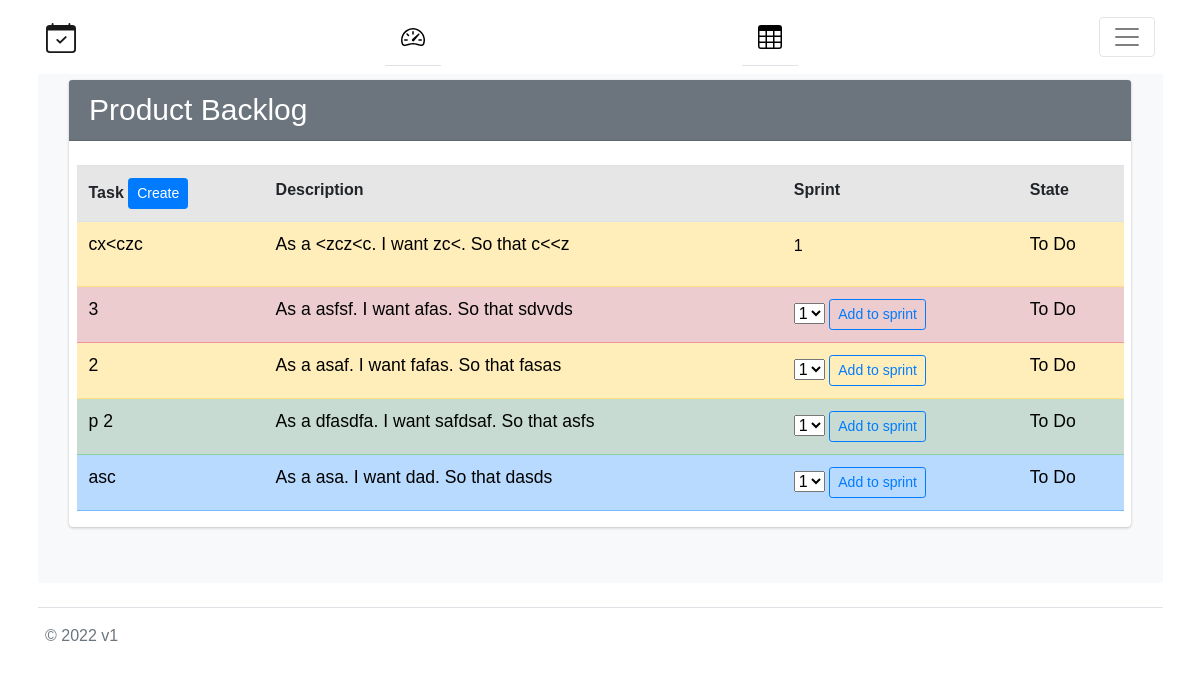
Page /projects/2/product_backlog (signed in) on the committed database.
### scrum/models.py (models this page shows)
class Task(models.Model):
    title = models.TextField()
    as_a = models.TextField()
    i_want = models.TextField()
    so_that = models.TextField()
    annotations = models.TextField()
    points = models.IntegerField()
    created_by = models.ForeignKey(User, on_delete=models.CASCADE, related_name='created_by+')
    created_at = models.DateTimeField(auto_now_add=True)
    assigned_for = models.ManyToManyField(User)
    priority = models.IntegerField()
    TODO = 1
    IN_PROGRESS = 2
    FINISHED = 3
    STATE_CHOICES = (
        (TODO, 'To Do'),
        (IN_PROGRESS, 'In Progress'),
        (FINISHED, 'Finished'),
    )
    state = models.PositiveSmallIntegerField(choices=STATE_CHOICES, blank=True, null=True)

### scrum/views.py (the view)
# urls.py: path('projects/<int:project_id>/product_backlog', scrum_views.product_backlog, name='product-backlog'),
@login_required
def product_backlog(request, project_id=None):
    proj = Project.objects.filter(id=project_id).first()
    user_prof = UserProfile.objects.filter(user=request.user).first()
    tasks = proj.tasks.values()
    for task in tasks:
        task['state_str'] = Task.STATE_CHOICES[task['state']-1][1]
        for sprint in proj.sprints.all():
            if sprint.tasks.filter(id=task['id']).first() != None:
                task['in_sprint'] = sprint.number
                break
            else:
                task['in_sprint'] = 0
    return render(request, 'scrum/product_backlog.html', {'title': f"Product Backlog", 'projects': user_prof.projects.all().values(), 'tasks': tasks,
                                                         'sprints': proj.sprints.values(),'project': proj})

### scrum/templates/scrum/product_backlog.html (shortened to what this page needs)
{% extends "scrum/base2.html" %}
{% block content %}
{% load static %}
<link rel="stylesheet" type="text/css" href="{% static 'users/static/css/all.min.css'  %}">
<link rel="stylesheet" type="text/css" href="{% static 'users/static/css/ekko-lightbox.css' %}">
<link rel="stylesheet" type="text/css" href="{% static 'users/static/css/adminlte.min.css' %}">
<link rel="stylesheet" type="text/css" href="{% static 'users/static/css/OverlayScrollbars.min.css' %}">
<section class="content pb-3">
  <div class="container-fluid h-100">
     <div class="card card-row card-secondary">
        <div class="card-header">
           <h3 style="font-size: 30px" class="card-title">
              Product Backlog {{n}}
           </h3>
        </div>
        <br>
          <div class="container">
            <table class="table table-striped table-hover">
              <tr>
                <th>Task <a href="/projects/{{project.id}}/add_task"><button type="button" class="btn btn-primary btn-sm" >Create</button></a></th>
                <th>Description</th>
                <th>Sprint</th>
                  <th>State</th>
              </tr>
          {% for task in tasks %}
            {% if task.priority == 4%}
                {% if task.points == 4 %}
                    <tr class="table-warning">
                <td>
                {% endif %}
                    <h5 class="card-title">{{task.title}}</h5>
                    </td>
                <td>
                    <h6 class="card-title">As a {{task.as_a}}. I want {{task.i_want}}. So that {{task.so_that}}</h6>
                    </td>
                <td>
                    {% if task.in_sprint == 0%}
                      <form action="add_task_sprint" method="post">
                          {% csrf_token %}
                          <select name="task_id" style="display: none;">
                              <option value="{{task.id}}"></option>
                          </select>
                          <select name="sprint_number">
                              {% for sprint in sprints %}
                              <option value="{{sprint.number}}">{{sprint.number}}</option>
                              {% endfor %}
                          </select>
                          <button type="submit" class="btn btn-outline-primary btn-sm">Add to sprint</button>
                      </form>
                    {%else%}
                    <p>{{task.in_sprint}}</p>
                    {% endif %}
                </td>
                <td>
                    <h6 class="card-title">{{task.state_str}}</h6>
                </td>
            {% endif %}
        {% endfor %}
                  {% for task in tasks %}
            {% if task.priority == 3%}
                {% if task.points == 8 %}
                  <tr class="table-danger">
                <td>
                {% endif %}
                    <h5 class="card-title">{{task.title}}</h5>
                    </td>
                <td>
                    <h6 class="card-title">As a {{task.as_a}}. I want {{task.i_want}}. So that {{task.so_that}}</h6>
                    </td>
                <td>
                    {% if task.in_sprint == 0%}
                      <form action="add_task_sprint" method="post">
                          <select name="sprint_number">
                              {% for sprint in sprints %}
                              <option value="{{sprint.number}}">{{sprint.number}}</option>
                              {% endfor %}
                          </select>
                          <button type="submit" class="btn btn-outline-primary btn-sm">Add to sprint</button>
                      </form>
                    {%else%}
                    <p>{{task.in_sprint}}</p>
                    {% endif %}
                </td>
                <td>
                    <h6 class="card-title">{{task.state_str}}</h6>
                </td>
            {% endif %}
        {% endfor %}
                {% for task in tasks %}
            {% if task.priority == 2%}
                {% if task.points == 2 %}
                  <tr class="table-success">
                <td>
                {% endif %}
                {% if task.points == 4 %}
                    <tr class="table-warning">
                <td>
                {% endif %}
                    <h5 class="card-title">{{task.title}}</h5>
                    </td>
                <td>
                    <h6 class="card-title">As a {{task.as_a}}. I want {{task.i_want}}. So that {{task.so_that}}</h6>
                    </td>
                <td>
                    {% if task.in_sprint == 0%}
                      <form action="add_task_sprint" method="post">
                          <select name="sprint_number">
                              {% for sprint in sprints %}
                              <option value="{{sprint.number}}">{{sprint.number}}</option>
                              {% endfor %}
                          </select>
                          <button type="submit" class="btn btn-outline-primary btn-sm">Add to sprint</button>
                      </form>
                    {%else%}
                    <p>{{task.in_sprint}}</p>
                    {% endif %}
                </td>
                <td>
                    <h6 class="card-title">{{task.state_str}}</h6>
                </td>
            {% endif %}
        {% endfor %}
                {% for task in tasks %}
            {% if task.priority == 1%}
                {% if task.points == 1 %}
                    <tr class="table-primary">
                <td>
                {% endif %}
                    <h5 class="card-title">{{task.title}}</h5>
                    </td>
                <td>
                    <h6 class="card-title">As a {{task.as_a}}. I want {{task.i_want}}. So that {{task.so_that}}</h6>
                    </td>
                <td>
                    {% if task.in_sprint == 0%}
                      <form action="add_task_sprint" method="post">
                          <select name="sprint_number">
                              {% for sprint in sprints %}
                              <option value="{{sprint.number}}">{{sprint.number}}</option>
                              {% endfor %}
                          </select>
                          <button type="submit" class="btn btn-outline-primary btn-sm">Add to sprint</button>
                      </form>
                    {%else%}
                    <p>{{task.in_sprint}}</p>
                    {% endif %}
                </td>
                <td>
                    <h6 class="card-title">{{task.state_str}}</h6>
                </td>
            {% endif %}
        {% endfor %}
              </tr>
            </table>
          </div>
                </div>
     </div>
</section>
{% endblock content %}

### scrum/templates/scrum/product_backlog.html (style rules this page uses)
h5.card-title { text-align: left; }
* { box-sizing: border-box; }
body { font-family: Arial, Helvetica, sans-serif; }

### rows in the picture
Task: title "cx<czc", as_a "<zcz<c", i_want "zc<", so_that "c<<z", in_sprint "1", state_str "To Do"
Task: title "3", as_a "asfsf", i_want "afas", so_that "sdvvds", state_str "To Do"
Task: title "2", as_a "asaf", i_want "fafas", so_that "fasas", state_str "To Do"
Task: title "p 2", as_a "dfasdfa", i_want "safdsaf", so_that "asfs", state_str "To Do"
Task: title "asc", as_a "asa", i_want "dad", so_that "dasds", state_str "To Do"

### other values in the picture
form field sprint_number "1"
